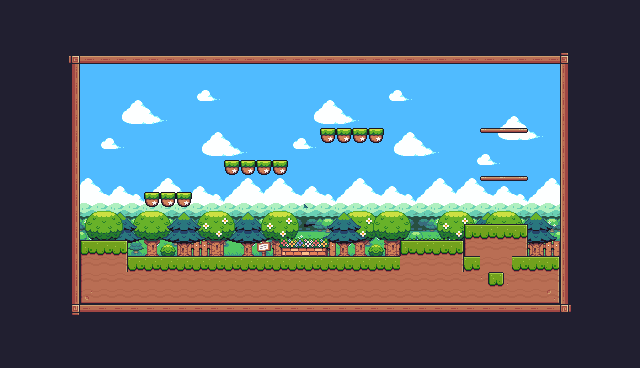

Rendered tile map (Tiled .tmx) drawn with the repository's tilesets; below, a short description and the map source with its tile grids summarised:
An orthogonal 40x23 tile map with 16x16 px tiles, 7 tile layers (Tile Layer 1, Tile Layer 2, Tile Layer 3, Tile Layer 4, ...), 7 tilesets and 23 objects (5x Coins, 2x Saw, 2x Platform, Player, Checkpoint).

<map version="1.10" tiledversion="1.10.2" orientation="orthogonal" renderorder="right-down" width="40" height="23" tilewidth="16" tileheight="16" infinite="0" nextlayerid="11" nextobjectid="26">
 <tileset firstgid="1" source="General Terrain.tsx" />
 <tileset firstgid="243" source="Sky.tsx" />
 <tileset firstgid="477" source="Sky Complete.tsx" />
 <tileset firstgid="711" source="More Grassland.tsx" />
 <tileset firstgid="851" source="Extra Plants.tsx" />
 <tileset firstgid="901" source="Foreground.tsx" />
 <tileset firstgid="1135" source="Earth terrain.tsx" />
 <layer id="1" name="Tile Layer 1" width="40" height="23">
  <data>[920 cells, 920 non-empty, 243 distinct tile ids]</data>
 </layer>
 <layer id="2" name="Tile Layer 2" width="40" height="23">
  <data>[920 cells, 404 non-empty, 235 distinct tile ids]</data>
 </layer>
 <layer id="3" name="Tile Layer 3" width="40" height="23">
  <data>[920 cells, 51 non-empty, 28 distinct tile ids]</data>
 </layer>
 <layer id="4" name="Tile Layer 4" width="40" height="23">
  <data>[920 cells, 59 non-empty, 29 distinct tile ids]</data>
 </layer>
 <layer id="6" name="Tile Layer 5" width="40" height="23">
  <data>[920 cells, 45 non-empty, 28 distinct tile ids]</data>
 </layer>
 <layer id="7" name="Tile Layer 6" width="40" height="23">
  <data>[920 cells, 16 non-empty, 8 distinct tile ids]</data>
 </layer>
 <layer id="8" name="Tile Layer 7" width="40" height="23">
  <data>[920 cells, 130 non-empty, 16 distinct tile ids]</data>
 </layer>
 <objectgroup id="9" name="Spawnpoints">
  <object id="2" name="Player" type="Player" x="240.47" y="128.39" width="31.9228" height="31.4568" />
  <object id="4" name="Saw H" type="Saw" x="192" y="240" width="32" height="32">
   <properties>
    <property name="isVertical" type="bool" value="false" />
    <property name="offNeg" type="float" value="4" />
    <property name="offPos" type="float" value="11" />
   </properties>
  </object>
  <object id="5" name="Saw V" type="Saw" x="288" y="80" width="32" height="32">
   <properties>
    <property name="isVertical" type="bool" value="true" />
    <property name="offNeg" type="float" value="1" />
    <property name="offPos" type="float" value="5" />
   </properties>
  </object>
  <object id="6" name="Checkpoint" type="Checkpoint" x="320" y="64" width="64" height="64" />
  <object id="7" name="coin" type="Coins" x="144" y="176" width="16" height="16" />
  <object id="8" name="coin" type="Coins" x="416" y="224" width="16" height="16" />
  <object id="9" name="coin" type="Coins" x="176" y="176" width="16" height="16" />
  <object id="10" name="coin" type="Coins" x="480" y="208" width="16" height="16" />
  <object id="11" name="coin" type="Coins" x="512" y="208" width="16" height="16" />
 </objectgroup>
 <objectgroup id="10" name="Collisions">
  <object id="12" x="64" y="48" width="496" height="16" />
  <object id="13" x="64" y="64" width="16" height="256" />
  <object id="14" x="80" y="304" width="496" height="16" />
  <object id="15" x="560" y="48" width="16" height="256" />
  <object id="16" x="80" y="240" width="48" height="64" />
  <object id="17" x="128" y="256" width="272" height="48" />
  <object id="18" x="400" y="240" width="64" height="64" />
  <object id="19" x="464" y="224" width="64" height="80" />
  <object id="20" x="528" y="256" width="32" height="48" />
  <object id="21" x="144" y="192" width="48" height="16" />
  <object id="22" x="224" y="160" width="64" height="16" />
  <object id="23" x="320" y="128" width="64" height="16" />
  <object id="24" type="Platform" x="480" y="128" width="48" height="16" />
  <object id="25" type="Platform" x="480" y="176" width="48" height="16" />
 </objectgroup>
</map>
